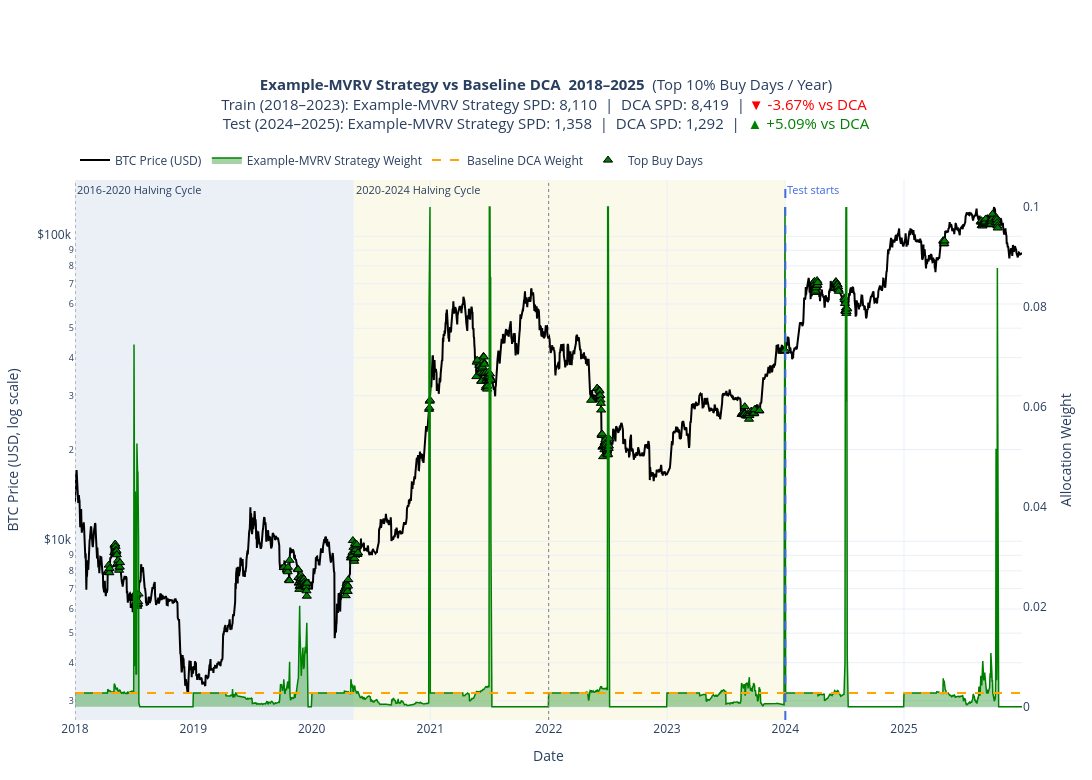

Source (notebook cell):
### Code cell
combined_plot_df = (
    pd.concat([merged_train.to_pandas(), merged_test.to_pandas()])
    .sort_values("date")
    .reset_index(drop=True)
)

cols = plots.StrategyColumns(
    weight="dynamic_weight",
    spd="sats_per_dollar_dynamic",
    sats_accum="sats_accum_dynamic",
)

# Full period
full_plot = plots.plot_strategy_full_period(
    combined_plot_df, 
    cols, 
    "Example-MVRV Strategy", 
    date_range=("2018-01-01", str(combined_plot_df["date"].max().date())),
    test_start_date="2024-01-01"
)
plt.show()

### Figure 1 — Plotly figure (JSON) as saved in the notebook; plotly's stock layout.template omitted (floating-point values rounded to 4 significant figures; data arrays with more than 128 entries replaced by an {"elided": "..."} marker saying what was removed)
{"data": [{"customdata": {"elided": "2920x8 mixed values"}, "hovertemplate": "<b>Date</b>: %{x|%Y-%m-%d}<br><b>Year</b>: %{customdata[0]}<br><b>Cycle</b>: %{customdata[1]}<br><b>BTC Price</b>: $%{y:,.2f}<br><b>Example-MVRV Strategy Weight</b>: %{customdata[2]:.8f}<br><b>DCA Weight</b>: %{customdata[3]:.8f}<br><b>Example-MVRV Strategy sats/$</b>: %{customdata[4]:,.2f}<br><b>DCA sats/$</b>: %{customdata[5]:,.2f}<br><b>Example-MVRV Strategy sats accum.</b>: %{customdata[6]:,.2f}<br><b>DCA sats accum.</b>: %{customdata[7]:,.2f}<extra></extra>", "line": {"color": "black", "width": 2}, "mode": "lines", "name": "BTC Price (USD)", "type": "scatter", "x": {"elided": "2920 str values"}, "y": {"elided": "2920 float values"}, "yaxis": "y"}, {"customdata": {"elided": "2920x5 mixed values"}, "fill": "tozeroy", "fillcolor": "rgba(0, 128, 0, 0.35)", "hovertemplate": "<b>Date</b>: %{x|%Y-%m-%d}<br><b>Year</b>: %{customdata[0]}<br><b>Cycle</b>: %{customdata[1]}<br><b>Example-MVRV Strategy Weight</b>: %{y:.8f}<br><b>BTC Price</b>: $%{customdata[2]:,.2f}<br><b>Example-MVRV Strategy sats/$</b>: %{customdata[3]:,.2f}<br><b>Example-MVRV Strategy sats accum.</b>: %{customdata[4]:,.2f}<extra></extra>", "line": {"color": "green", "width": 1.5}, "mode": "lines", "name": "Example-MVRV Strategy Weight", "type": "scatter", "x": {"elided": "2920 str values"}, "y": {"elided": "2920 float values"}, "yaxis": "y2"}, {"customdata": {"elided": "2920x5 mixed values"}, "hovertemplate": "<b>Date</b>: %{x|%Y-%m-%d}<br><b>Year</b>: %{customdata[0]}<br><b>Cycle</b>: %{customdata[1]}<br><b>DCA Weight</b>: %{y:.8f}<br><b>BTC Price</b>: $%{customdata[2]:,.2f}<br><b>DCA sats/$</b>: %{customdata[3]:,.2f}<br><b>DCA sats accum.</b>: %{customdata[4]:,.2f}<extra></extra>", "line": {"color": "orange", "dash": "dash", "width": 2}, "mode": "lines", "name": "Baseline DCA Weight", "type": "scatter", "x": {"elided": "2920 str values"}, "y": {"elided": "2920 float values"}, "yaxis": "y2"}, {"customdata": {"elided": "298x3 float values"}, "hovertemplate": "<b>Top Buy Date</b>: %{x|%Y-%m-%d}<br><b>Year</b>: %{customdata[0]}<br><b>BTC Price</b>: $%{y:,.2f}<br><b>Example-MVRV Strategy Weight</b>: %{customdata[1]:.8f}<br><b>Year Threshold</b>: %{customdata[2]:.8f}<extra></extra>", "marker": {"color": "green", "line": {"color": "black", "width": 1}, "size": 8, "symbol": "triangle-up"}, "mode": "markers", "name": "Top Buy Days", "type": "scatter", "x": {"elided": "298 str values"}, "y": {"elided": "298 float values"}, "yaxis": "y"}], "layout": {"annotations": [{"font": {"size": 11}, "showarrow": false, "text": "2016-2020 Halving Cycle", "x": "2018-01-01T00:00:00", "xanchor": "left", "xref": "x", "y": 1, "yanchor": "top", "yref": "y domain"}, {"font": {"size": 11}, "showarrow": false, "text": "2020-2024 Halving Cycle", "x": "2020-05-11T00:00:00", "xanchor": "left", "xref": "x", "y": 1, "yanchor": "top", "yref": "y domain"}, {"font": {"color": "royalblue", "size": 11}, "showarrow": false, "text": "Test starts", "x": 1704067200000, "xanchor": "left", "xref": "x", "y": 1, "yanchor": "top", "yref": "y domain"}], "height": 780, "hovermode": "x unified", "legend": {"orientation": "h", "x": 0, "xanchor": "left", "y": 1.01, "yanchor": "bottom"}, "margin": {"b": 60, "l": 70, "r": 70, "t": 180}, "shapes": [{"fillcolor": "rgba(176, 196, 222, 0.25)", "layer": "below", "line": {"width": 0}, "opacity": 1.0, "type": "rect", "x0": "2018-01-01T00:00:00", "x1": "2020-05-10T00:00:00", "xref": "x", "y0": 0, "y1": 1, "yref": "y domain"}, {"fillcolor": "rgba(238, 232, 170, 0.25)", "layer": "below", "line": {"width": 0}, "opacity": 1.0, "type": "rect", "x0": "2020-05-11T00:00:00", "x1": "2023-12-31T00:00:00", "xref": "x", "y0": 0, "y1": 1, "yref": "y domain"}, {"line": {"color": "gray", "dash": "dot", "width": 1}, "type": "line", "x0": "2010-08-16T00:00:00", "x1": "2010-08-16T00:00:00", "xref": "x", "y0": 0, "y1": 1, "yref": "y domain"}, {"line": {"color": "gray", "dash": "dot", "width": 1}, "type": "line", "x0": "2014-01-01T00:00:00", "x1": "2014-01-01T00:00:00", "xref": "x", "y0": 0, "y1": 1, "yref": "y domain"}, {"line": {"color": "gray", "dash": "dot", "width": 1}, "type": "line", "x0": "2018-01-01T00:00:00", "x1": "2018-01-01T00:00:00", "xref": "x", "y0": 0, "y1": 1, "yref": "y domain"}, {"line": {"color": "gray", "dash": "dot", "width": 1}, "type": "line", "x0": "2022-01-01T00:00:00", "x1": "2022-01-01T00:00:00", "xref": "x", "y0": 0, "y1": 1, "yref": "y domain"}, {"line": {"color": "royalblue", "dash": "dash", "width": 2}, "type": "line", "x0": 1704067200000, "x1": 1704067200000, "xref": "x", "y0": 0, "y1": 1, "yref": "y domain"}], "title": {"font": {"size": 15}, "text": "<b>Example-MVRV Strategy vs Baseline DCA  2018–2025</b>  (Top 10% Buy Days / Year)<br>Train (2018–2023): Example-MVRV Strategy SPD: 8,110  |  DCA SPD: 8,419  | <span style='color:red;'>▼ -3.67% vs DCA</span> <br>Test (2024–2025): Example-MVRV Strategy SPD: 1,358  |  DCA SPD: 1,292  |  <span style='color:green;'>▲ +5.09% vs DCA</span>", "x": 0.5}, "width": 1450, "xaxis": {"range": ["2018-01-01T00:00:00", "2025-12-31T00:00:00"], "showgrid": true, "title": {"text": "Date"}}, "yaxis": {"showgrid": true, "side": "left", "tickprefix": "$", "title": {"text": "BTC Price (USD, log scale)"}, "type": "log"}, "yaxis2": {"overlaying": "y", "showgrid": false, "side": "right", "title": {"text": "Allocation Weight"}}}}
